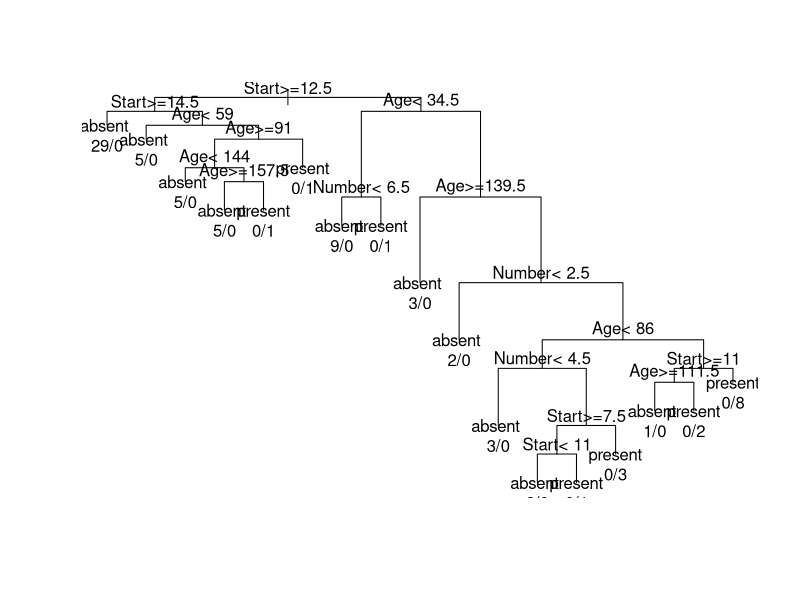
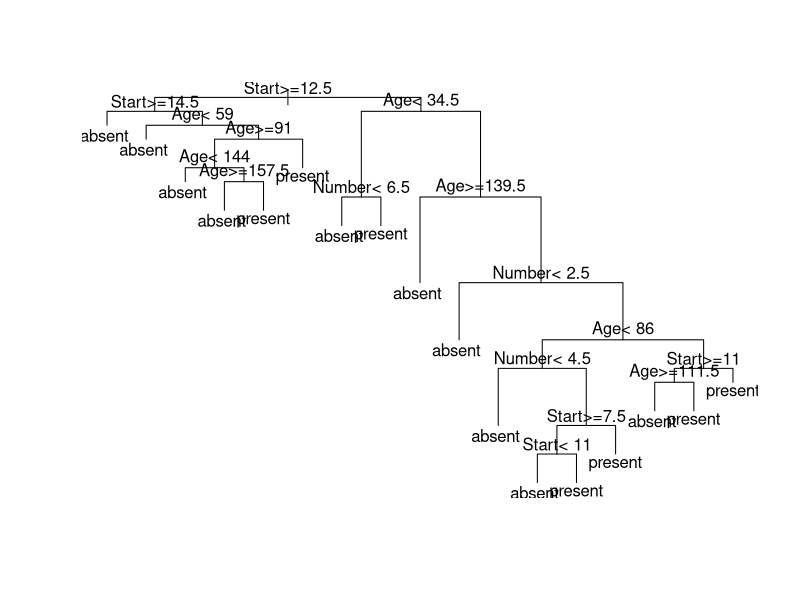
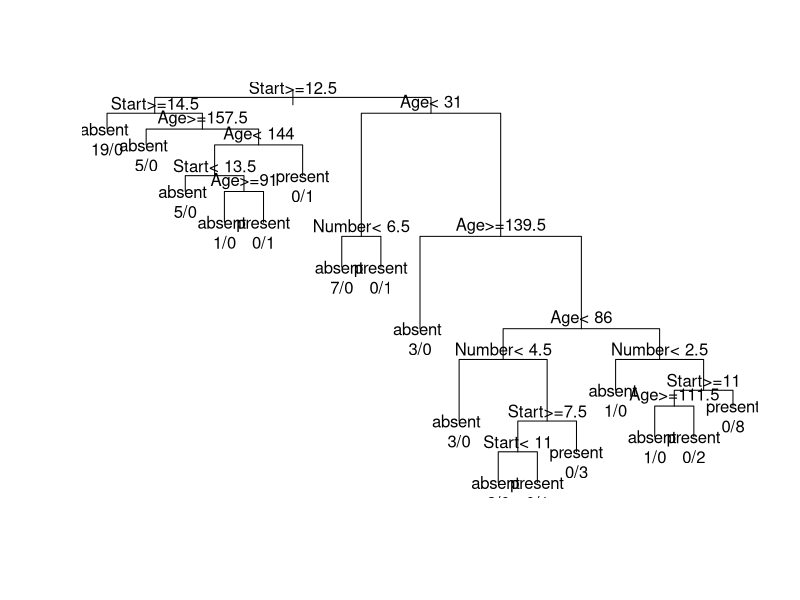

These charts were generated, in order, by the following R code:
library(rpart)
data(kyphosis)
summary(kyphosis)
str(kyphosis)
kyphosis$Kyphosis
treeGrow <- rpart(Kyphosis ~ Age + Number + Start, data = kyphosis, parms=list(split="information"), method ="class", minsplit=2)
printcp(treeGrow)
plot(treeGrow)
text(treeGrow,use.n = TRUE)
summary(treeGrow)
treeGrow$variable.importance
nrow(kyphosis)

prunedtreeGrow<- prune(treeGrow, cp=0.011767)
plot(prunedtreeGrow)
text(prunedtreeGrow)

#80% training data
train <- sample(nrow(kyphosis),size=64)
train
trainingData <- kyphosis[train,]
trainingData

testData <- kyphosis[-train,]
testData
nrow(trainingData)
nrow(testData)

ktrainingData <- rpart(Kyphosis ~ Age + Number + Start, data = trainingData, parms=list(split="information"), method ="class", minsplit=2)
plot(ktrainingData)
text(ktrainingData, use.n = TRUE)
summary(ktrainingData)
printcp(ktrainingData)

prunedTreeKyphosis<- prune(ktrainingData, cp=0.0145833)

#predict testData on normal not pruned training Data
outputFinal <- predict(ktrainingData, newdata = testData, type = "class")
outputFinal
testData$Kyphosis
conf_table <- table(testData$Kyphosis, outputFinal)
conf_table
correct <- sum(diag(conf_table))
correct
error <- sum(conf_table)-correct
error
accuracy <- correct / (correct+error)
accuracy

#predict testData on pruned training Data
outputFinal2 <- predict(prunedTreeKyphosis, newdata = testData, type = "class")
outputFinal2
conf_table2 <- table(testData$Kyphosis, outputFinal2)
conf_table2
correct2 <- sum(diag(conf_table2))
correct2
error2 <- sum(conf_table2)-correct2
error2
accuracy2 <- correct2 / (correct2+error2)
accuracy2

